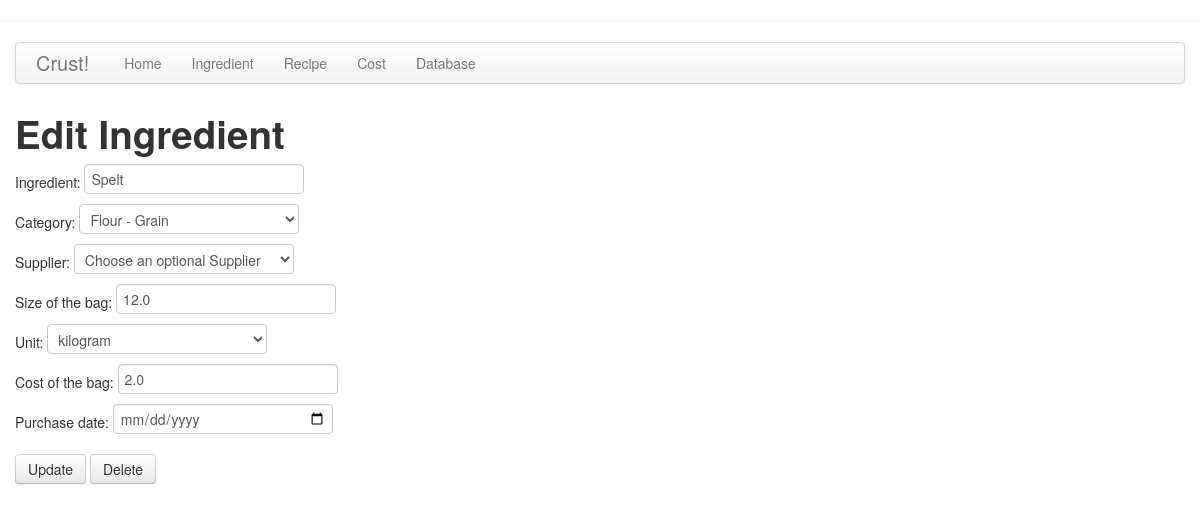
The app's page /edit/ingredient/5 with its own data.
### App/models.py (models this page shows, shortened)
class Ingredientlist(db.Model):
    id = db.Column(db.Integer, primary_key=True)
    ingredient = db.Column(db.String(64), index=True, unique=True)
    category_id = db.Column(db.Integer, db.ForeignKey('categorylist.id'))
    supplier_id = db.Column(db.Integer, db.ForeignKey('supplierlist.id'))
    bag_size = db.Column(db.Float, index=False, unique=False)
    bag_cost = db.Column(db.Float, index=False, unique=False)
    unit = db.Column(db.String(5), index=False, unique=False)
    cost_unit = db.Column(db.Float, index=False, unique=False)
    purchase_date = db.Column(db.DateTime)
    first_entry = db.Column(db.DateTime)
    last_update = db.Column(db.DateTime)

class Categorylist(db.Model):
    id = db.Column(db.Integer, primary_key=True)
    category = db.Column(db.String(30), index=True, unique=True)
    first_entry = db.Column(db.DateTime)
    last_update = db.Column(db.DateTime)
    categories = db.relationship('Ingredientlist', backref='category')
    def __repr__(self):
        return self.category   # this is what is return by the wftorm QuerySelectField...so must be just the category name

class Supplierlist(db.Model):
    id = db.Column(db.Integer, primary_key=True)
    supplier = db.Column(db.String(60), index=True, unique=True)
    first_entry = db.Column(db.DateTime)
    last_update = db.Column(db.DateTime)
    suppliers = db.relationship('Ingredientlist', backref='supplier')

### App/views.py (the view, shortened to what this page needs)
@app.route('/edit/ingredient/<int:id>', methods=['GET', 'POST'])
def edit_ing(id):
    ing = Ingredientlist.query.get(id)
    form = EditIngredientForm(obj=ing) #put the object in the form
    return render_template('ingredient_form.html',
                           title='Edit Ingredient',
                           action="Update",
                           form=form)

### App/forms.py
class EditIngredientForm(Form):
    ingredient = StringField('Ingredient', validators=[DataRequired()])
    category = QuerySelectField('Category', query_factory=categorylist, get_label='category', allow_blank=False)
    supplier = QuerySelectField(query_factory=supplierlist, get_label='supplier', allow_blank=True, blank_text=u'Choose an optional Supplier',validators=[Optional()])
    bag_size = FloatField('bagSize', validators=[DataRequired()])
    unit = SelectField ('unit' , choices=[('kg','kilogram'),('l','litre')])
    bag_cost = FloatField('bagCost', validators=[DataRequired()])
    purchaseDate = DateField('purchaseDate', validators=[Optional()])

### App/forms.py (called while the page is built)
def supplierlist():
    return Supplierlist.query

def categorylist():
    return Categorylist.query

### App/templates/ingredient_form.html (shortened to what this page needs)
{% extends "base.html" %}
{% block content %}
  <h1>{{ title }}</h1>
  <form action="" method="post" name="addIngredient">
      <p>
        Ingredient: {{ form.ingredient }}<br>
        Category:   {{ form.category }}<br>
        Supplier:   {{ form.supplier }}<br>
        Size of the bag: {{ form.bag_size }}<br>
        Unit: {{ form.unit }}<br>
        Cost of the bag: {{ form.bag_cost }}<br>
        Purchase date: {{ form.purchaseDate }}<br>
      </p>
      <p>
        <input class="btn btn-default" type="submit" name= "btn" value={{ action }}>
        {% if action=="Update" %}
          <input class="btn btn-default" type="submit" name= "btn" value="Delete">
        {% endif %}
      </p>
  </form>
{% endblock %}

### records on screen
Ingredientlist: ingredient "Spelt", bag_size "12.0", unit "kilogram", bag_cost "2.0"
Categorylist: category "Flour - Grain"
Supplierlist: supplier "Choose an optional Supplier"

### other values on screen
{{ title }} "Edit Ingredient"
